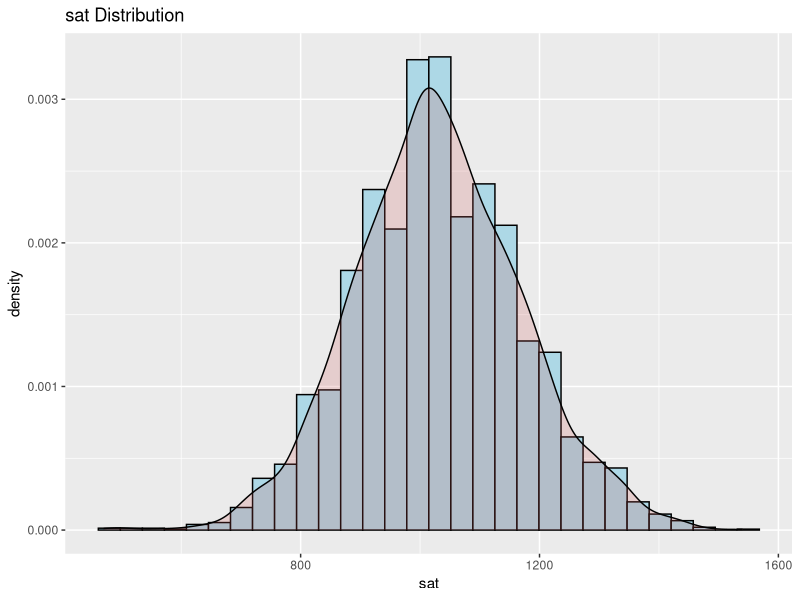
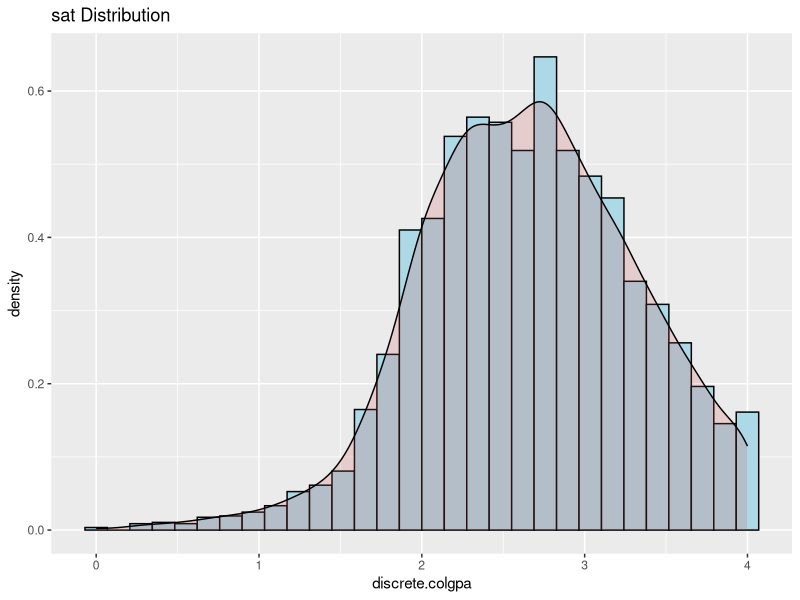
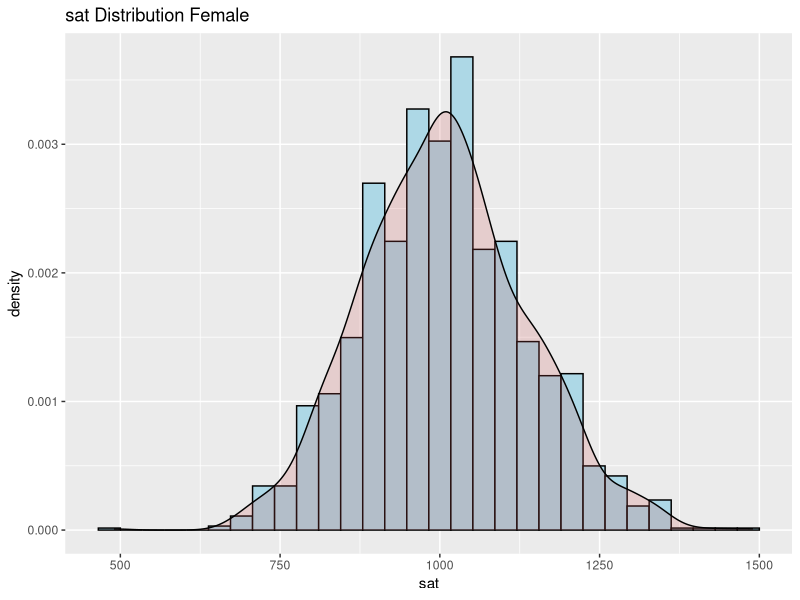
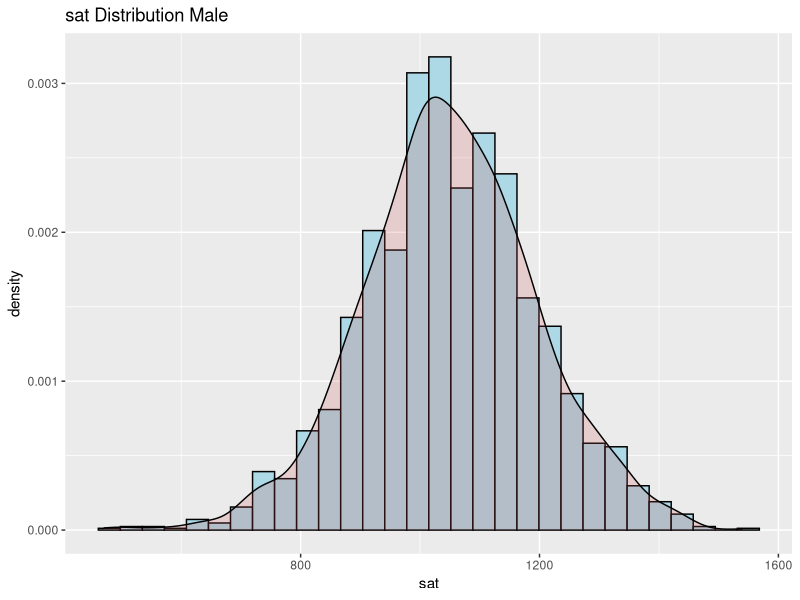
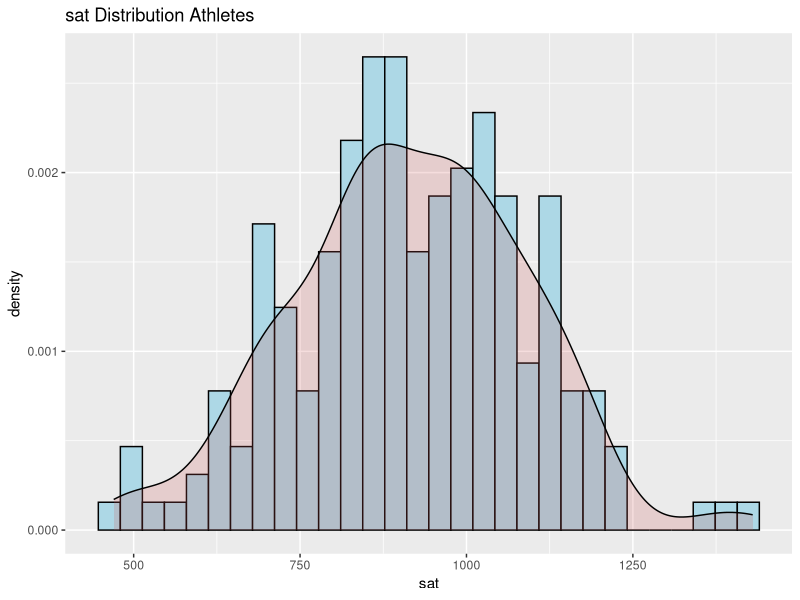
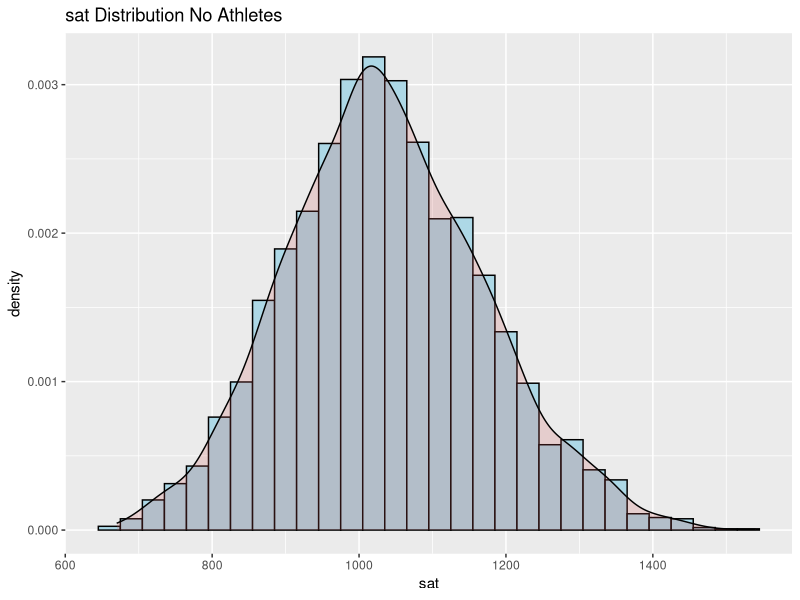
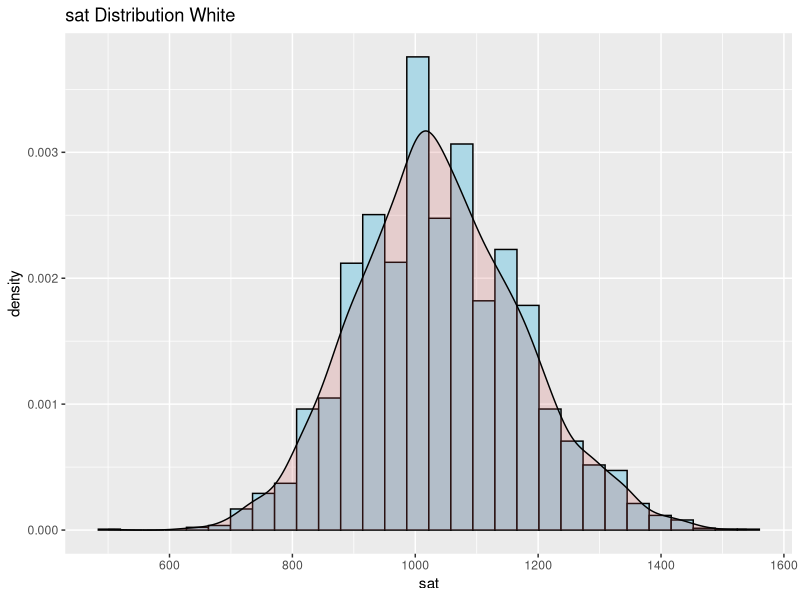
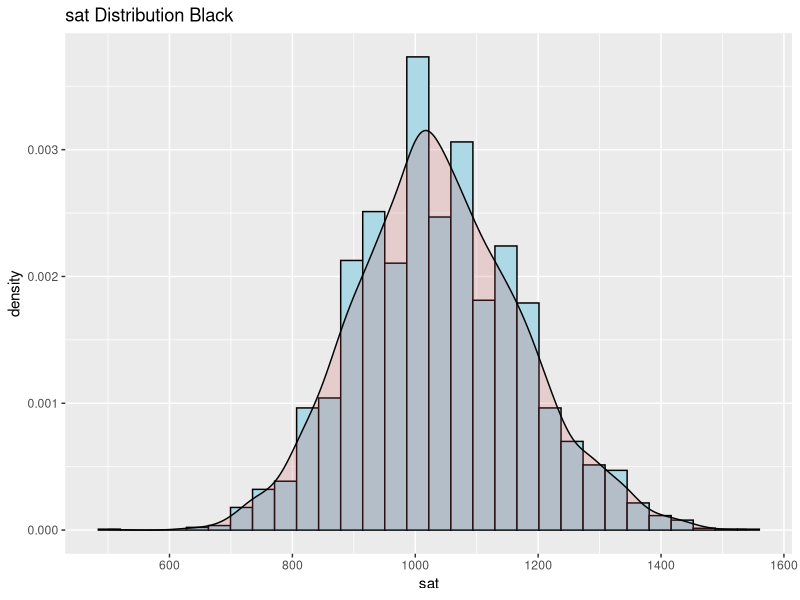

Source code (R) for these figures, in order:
## ---- chunk 1
knitr::opts_chunk$set(echo = TRUE)
## ---- chunk 2
#Imports
if (!require('knitr')) install.packages('knitr'); library('knitr')
if (!require('plyr')) install.packages('plyr'); library('plyr')
if (!require('dplyr')) install.packages('dplyr'); library('dplyr')
if (!require('ggplot2')) install.packages('ggplot2'); library('ggplot2')
if (!require('gridExtra')) install.packages('gridExtra'); library('gridExtra')
if (!require('VIM')) install.packages('VIM'); library('VIM')
if (!require('fitdistrplus')) install.packages('fitdistrplus'); library('fitdistrplus')
## ---- chunk 3
#Load file
df <- read.csv("gpa_clean.csv", sep=",")
## ---- chunk 4
##DF descriptive analysis
#Dimensions
dim(df)
#df structure
str(df)
#Head data sample
head(df)
#Summary
summary(df)
#Class per each var
sapply(df,class)
## ---- chunk 5
# sat distribution
ggplot( df, aes(x=sat)) +
  geom_histogram( aes(y=..density..), colour="black", fill="lightblue")+
  geom_density(alpha=.2, fill="indianred3") + 
  labs(title = "sat Distribution")
## ---- chunk 6
#colgpa distribution

#discrete var creation
discrete.colgpa <- df$colgpa
#plot
ggplot( df, aes(x=discrete.colgpa)) +
  geom_histogram( aes(y=..density..), colour="black", fill="lightblue")+
  geom_density(alpha=.2, fill="indianred3") + 
  labs(title = "sat Distribution")
## ---- chunk 7
##sat-female
df.female <- df %>% filter(female == TRUE)
df.male <- df %>% filter(female == FALSE)
#female
satfemale.ggplot <- ggplot( df.female, aes(x=sat)) +
  geom_histogram( aes(y=..density..), colour="black", fill="lightblue")+
  geom_density(alpha=.2, fill="indianred3") + 
  labs(title = "sat Distribution Female")
satfemale.ggplot

#male
satmale.ggplot <- ggplot( df.male, aes(x=sat)) +
  geom_histogram( aes(y=..density..), colour="black", fill="lightblue")+
  geom_density(alpha=.2, fill="indianred3") + 
  labs(title = "sat Distribution Male")
satmale.ggplot

#ggplot grid
#grid.arrange(satfemale.ggplot, satmale.ggplot, ncol=2)

## ---- chunk 8
##sat-athlete
df.athletes <- df %>% filter(athlete == TRUE)
df.noathletes <- df %>% filter(athlete == FALSE)

#athletes
satAthletes.ggplot <- ggplot( df.athletes, aes(x=sat)) +
  geom_histogram( aes(y=..density..), colour="black", fill="lightblue")+
  geom_density(alpha=.2, fill="indianred3") + 
  labs(title = "sat Distribution Athletes")
satAthletes.ggplot

#no athletes
satNoathletes.ggplot <- ggplot( df.noathletes, aes(x=sat)) +
  geom_histogram( aes(y=..density..), colour="black", fill="lightblue")+
  geom_density(alpha=.2, fill="indianred3") + 
  labs(title = "sat Distribution No Athletes")
satNoathletes.ggplot
## ---- chunk 9
##sat-race
df.white <- df %>% filter(white == TRUE)
df.black <- df %>% filter(black == FALSE)
df.noRace <- df %>% filter(black ==FALSE & white == FALSE)
count(df.noRace)

#white
satWhite.ggplot <- ggplot( df.white, aes(x=sat)) +
  geom_histogram( aes(y=..density..), colour="black", fill="lightblue")+
  geom_density(alpha=.2, fill="indianred3") + 
  labs(title = "sat Distribution White")
satWhite.ggplot

#black
satBlack.ggplot <- ggplot( df.black, aes(x=sat)) +
  geom_histogram( aes(y=..density..), colour="black", fill="lightblue")+
  geom_density(alpha=.2, fill="indianred3") + 
  labs(title = "sat Distribution Black")
satBlack.ggplot

#no race
satNorace.ggplot <- ggplot( df.noRace, aes(x=sat)) +
  geom_histogram( aes(y=..density..), colour="black", fill="lightblue")+
  geom_density(alpha=.2, fill="indianred3") + 
  labs(title = "sat Distribution No Race")
satNorace.ggplot
## ---- chunk 10
##colgpa-female
#female
colgpafemale.ggplot <- ggplot( df.female, aes(x=colgpa)) +
  geom_histogram( aes(y=..density..), colour="black", fill="lightblue")+
  geom_density(alpha=.2, fill="indianred3") + 
  labs(title = "colgpa Distribution Female")
colgpafemale.ggplot

#male
colgpamale.ggplot <- ggplot( df.male, aes(x=colgpa)) +
  geom_histogram( aes(y=..density..), colour="black", fill="lightblue")+
  geom_density(alpha=.2, fill="indianred3") + 
  labs(title = "colgpa Distribution Male")
colgpamale.ggplot

#ggplot grid
#grid.arrange(colgpafemale.ggplot, colgpamale.ggplot, ncol=2)

## ---- chunk 11
##colgpa-athlete
#athletes
colgpaAthletes.ggplot <- ggplot( df.athletes, aes(x=colgpa)) +
  geom_histogram( aes(y=..density..), colour="black", fill="lightblue")+
  geom_density(alpha=.2, fill="indianred3") + 
  labs(title = "colgpa Distribution Athletes")
colgpaAthletes.ggplot

#no athletes
colgpaNoathletes.ggplot <- ggplot( df.noathletes, aes(x=colgpa)) +
  geom_histogram( aes(y=..density..), colour="black", fill="lightblue")+
  geom_density(alpha=.2, fill="indianred3") + 
  labs(title = "colgpa Distribution No Athletes")
colgpaNoathletes.ggplot
## ---- chunk 12
##colgpa-race
#white
colgpaWhite.ggplot <- ggplot( df.white, aes(x=colgpa)) +
  geom_histogram( aes(y=..density..), colour="black", fill="lightblue")+
  geom_density(alpha=.2, fill="indianred3") + 
  labs(title = "colgpa Distribution White")
colgpaWhite.ggplot

#black
colgpaBlack.ggplot <- ggplot( df.black, aes(x=colgpa)) +
  geom_histogram( aes(y=..density..), colour="black", fill="lightblue")+
  geom_density(alpha=.2, fill="indianred3") + 
  labs(title = "colgpa Distribution Black")
colgpaBlack.ggplot

#no race
colgpaNorace.ggplot <- ggplot( df.noRace, aes(x=colgpa)) +
  geom_histogram( aes(y=..density..), colour="black", fill="lightblue")+
  geom_density(alpha=.2, fill="indianred3") + 
  labs(title = "colgpa Distribution No Race")
colgpaNorace.ggplot
## ---- chunk 13
#summary
summary(df$sat)

#metrics table
idx <- c("sat","colgpa")
mean <- as.vector(sapply(df[,idx], mean, na.rm=TRUE))
sd <- as.vector(sapply(df[,idx], sd, na.rm=TRUE))
median <- as.vector(sapply(df[,idx], median, na.rm=TRUE))
IQR <- as.vector(sapply(df[,idx],IQR, na.rm=TRUE))

#table creation
table.satcolgpa <- kable(data.frame(Variables=names(df[idx]),
                                Mean = mean,
                                StandardDeviation = sd,
                                Median = median,
                                IQR = IQR),digits=2, caption="Table")
table.satcolgpa


#sat Box plot
boxplot(df$sat, main="Sat Boxplot Distribution")

## ---- chunk 14
#summary
summary(df$colgpa)

#metrics table
idx <- c("sat","colgpa")
mean <- as.vector(sapply(df[,idx], mean, na.rm=TRUE))
sd <- as.vector(sapply(df[,idx], sd, na.rm=TRUE))
median <- as.vector(sapply(df[,idx], median, na.rm=TRUE))
IQR <- as.vector(sapply(df[,idx],IQR, na.rm=TRUE))

#table creation
table.satcolgpa <- kable(data.frame(Variables=names(df[idx]),
                                Mean = mean,
                                StandardDeviation = sd,
                                Median = median,
                                IQR = IQR),digits=2, caption="Table")
table.satcolgpa

#colgpa Box plot
boxplot(df$colgpa, main="Colgp Boxplot Distribution")
## ---- chunk 15

IC <- function(x, NC) {
  n <- length(x)
  mean <- mean(x)
  sd <- sd(x)
  z <- abs(qnorm(((1-NC)/2)))
  errorst <- sd/sqrt(n)
  lim_inf <- mean - (z*errorst)
  lim_sup <- mean + (z*errorst)
  output <- data.frame(NC, n, mean, sd, z, errorst, lim_inf, lim_sup)
  return(output)
}

## ---- chunk 16
#Intervals de confinaça
ic95.sat <- IC(df$sat, 0.95)
ic95.sat
ic90.sat <- IC(df$sat, 0.90)
ic90.sat

#t.test
t.test(df$sat, conf.level = 0.95)
t.test(df$sat, conf.level = 0.90)
## ---- chunk 17
#Intervals de confinaça
ic95.colgpa <- IC(df$colgpa, 0.95)
ic95.colgpa
ic90.colgpa <- IC(df$colgpa, 0.90)
ic90.colgpa

#t.test
t.test(df$colgpa, conf.level = 0.95)
t.test(df$colgpa, conf.level = 0.90)
## ---- chunk 18
#colgpa ath-noAth density ggplot
colgpaAthNotath.ggplot <- ggplot() +
  geom_density(aes(x = df.athletes$colgpa, color = 'Athletes'), alpha=.5, fill="indianred3") +
  geom_density(aes(x = df.noathletes$colgpa, color = 'No Athletes'), alpha=.5, fill="lightblue") +
  xlab("colgpa") + ylab("Density") + ggtitle('colgpa Distribution Athletes-No athletes') +
  theme(legend.position = 'right') +
  scale_color_manual(values = c('Athletes' = 'red', 'No Athletes' = 'blue'))
colgpaAthNotath.ggplot
## ---- chunk 19

tTest <- function( x1, x2, halternativa="twosided", C=95 ){
  
  mean1 <- mean(x1)
  mean2 <- mean(x2)
  n1 <- length(x1)
  n2 <- length(x2)
  sd1 <- sd(x1)
  sd2 <- sd(x2)
  alfa <- (1-C/100)
  
  #src: https://www.investopedia.com/terms/t/t-test.asp#:~:text=two%20sample%20sets.-,T%2DScore,validity%20of%20the%20null%20hypothesis.
  degreefreedom <- ( (sd1**2/n1 + sd2**2/n2)**2 ) / ( (sd1**2/n1)**2/(n1-1) + (sd2**2/n2)**2/(n2-1))
  t <- (mean1-mean2) / (sqrt( sd1**2/n1 + sd2**2/n2 ))
  
  if (halternativa=="twosided"){
    tcritical <- qt( alfa/2, degreefreedom, lower.tail=FALSE ) 
    pvalue <- pt( abs(t), degreefreedom, lower.tail=FALSE )*2 
  }
  else if (halternativa=="<"){
    tcritical <- qt( alfa, degreefreedom, lower.tail=TRUE )
    pvalue <- pt( t, degreefreedom, lower.tail=TRUE )
  }
  else{ #">"
    tcritical <- qt( alfa, degreefreedom, lower.tail=FALSE )
    pvalue <- pt( t, degreefreedom, lower.tail=FALSE )
  }
  #Resultat en un named vector
  output <- c(alfa, mean1, mean2, t, tcritical, pvalue)
  names(output) <- c("alfa", "mean1", "mean2", "t", "tcritical", "pvalue")
  return (output)
}


## ---- chunk 20
#New colgpa ath-no ath df
df.athletes.colgpa <- df.athletes$colgpa
df.noathletes.colgpa <- df.noathletes$colgpa

## Atheltes
df.athletes.nrow <- nrow(df.athletes)
print(paste("Athletes is a ", (df.athletes.nrow/(nrow(df))) *100, "% of the set"))
pie(table(df$athlete), main="Athletes-No athletes Pie Plot",labels = c("No Athletes","Athletes"))

#athletes norm
fit.norm.athletes.colgpa <- fitdist(df.athletes.colgpa, "norm")
denscomp(fit.norm.athletes.colgpa, main= "Histogram and theoretical densities - Athletes")

#No atheltes
#No athletes norm
fit.norm.noathletes.colgpa <- fitdist(df.noathletes.colgpa, "norm")
denscomp(fit.norm.noathletes.colgpa, main= "Histogram and theoretical densities - No athletes")


## ---- chunk 21
ttest.athNoAth.colgpa.95<-tTest( df.athletes.colgpa, df.noathletes.colgpa, "<", 95); ttest.athNoAth.colgpa.95
t.test( df.athletes.colgpa, df.noathletes.colgpa, alternative="less", conf.level=0.95)
## ---- chunk 22
#colgpa female-male density ggplot
colgpaFemaleMale.ggplot <- ggplot() +
  geom_density(aes(x = df.female$colgpa, color = 'Female'), alpha=.5, fill="indianred3") +
  geom_density(aes(x = df.male$colgpa, color = 'Male'), alpha=.5, fill="lightblue") +
  xlab("colgpa") + ylab("Density") + ggtitle('colgpa Distribution Female-Male') +
  theme(legend.position = 'right') +
  scale_color_manual(values = c('Female' = 'red', 'Male' = 'blue'))
colgpaFemaleMale.ggplot


#Densities comparation - real and theoretical
df.female.colgpa <- df.female$colgpa
df.female.nrow <- nrow(df.female); df.female.nrow

df.male.colgpa <-df.male$colgpa
df.male.nrow <- nrow(df.male); df.male.nrow

#Female
fit.norm.female.colgpa <- fitdist(df.female.colgpa, "norm")
denscomp(fit.norm.female.colgpa, main= "Histogram and theoretical densities - Female")

#Male
fit.norm.male.colgpa <- fitdist(df.male.colgpa, "norm")
denscomp(fit.norm.male.colgpa, main= "Histogram and theoretical densities - Male")
## ---- chunk 23
ttest.femaleMale.colgpa.95<-tTest( df.female.colgpa, df.male.colgpa, ">", 95); ttest.femaleMale.colgpa.95
t.test( df.female.colgpa, df.male.colgpa, alternative="greater", conf.level=0.95)
## ---- chunk 24
#colgpa black-white-noRace density ggplot
colgpaBlackWhiteNorace.ggplot <- ggplot() +
  geom_density(aes(x = df.black$colgpa, color = 'Black'), alpha=.5, fill="indianred3") +
  geom_density(aes(x = df.white$colgpa, color = 'White'), alpha=.5, fill="lightblue") +
  geom_density(aes(x = df.noRace$colgpa, color = 'No race'), alpha=.5, fill="white") +
  xlab("colgpa") + ylab("Density") + ggtitle('colgpa Distribution Black-White-No race') +
  theme(legend.position = 'right') +
  scale_color_manual(values = c('Black' = 'red', 'White' = 'blue', 'No race' = 'green'))
colgpaBlackWhiteNorace.ggplot


#Densities comparation - real and theoretical
df.black.colgpa <- df.black$colgpa
df.black.nrow <- nrow(df.black); df.black.nrow

df.white.colgpa <-df.white$colgpa
df.white.nrow <- nrow(df.white); df.white.nrow

df.noRace.colgpa <-df.noRace$colgpa
df.noRace.nrow <- nrow(df.noRace); df.noRace.nrow

#Black
fit.norm.black.colgpa <- fitdist(df.black.colgpa, "norm")
denscomp(fit.norm.black.colgpa, main= "Histogram and theoretical densities - Black")

#White
fit.norm.white.colgpa <- fitdist(df.white.colgpa, "norm")
denscomp(fit.norm.white.colgpa, main= "Histogram and theoretical densities - White")

#No race
fit.norm.noRace.colgpa <- fitdist(df.noRace.colgpa, "norm")
denscomp(fit.norm.noRace.colgpa, main= "Histogram and theoretical densities - No Race")

## ---- chunk 25
ttest.blackWhite.colgpa.95<-tTest( df.black.colgpa, df.white.colgpa, ">", 95); ttest.blackWhite.colgpa.95
t.test( df.black.colgpa, df.white.colgpa, alternative="greater", conf.level=0.95)
## ---- chunk 26
#dfAth and dfNoath nrows
df.athletes.nrow <- nrow(df.athletes); df.athletes.nrow
df.noathletes.nrow <- nrow(df.noathletes); df.noathletes.nrow

#Ath-NoAth pie plot
df.athNoAth <- data.frame( alumnes=c("Athletes","No athletes"), n=c(nrow(df.athletes), nrow(df.noathletes)))
ggplot.pie.athNoAth <-ggplot(df.athNoAth) +
  aes( x="", y=n, fill= alumnes) +
  geom_bar(stat="identity", width=1) +
  coord_polar("y", start=0)+
  labs(title = "Athletes-No athletes Proportion Pie Plot from sample")
ggplot.pie.athNoAth
## ---- chunk 27
#proportion function
proportionTest <- function( p, p0, n, alternative="twosided", C=95 ){
  
  z <- (p-p0)/sqrt( (p0*(1-p0)/n))
  alfa <- (1-C/100)
  
  if (alternative=="twosided"){
    zcritical <- qnorm( alfa/2, lower.tail=FALSE )
    pvalue <- pnorm( abs(z), lower.tail=FALSE)*2
  }
  else if (alternative==">"){
    zcritical <- qnorm( alfa, lower.tail=FALSE )
    pvalue <- pnorm( z, lower.tail=FALSE)
  }
  else {
    zcritical <- qnorm( alfa, lower.tail=TRUE )
    pvalue <- pnorm(z, lower.tail=TRUE)
  }
  output <- c(alfa, p, p0, z, zcritical, pvalue)
  names(output) <- c("alfa","p","p0","z", "zcritical", "pvalue")
  return (output)
}

## ---- chunk 28
proptest.athNoath.95 <- proportionTest( p=(nrow(df.athletes)/nrow(df)), p0=0.05, n=nrow(df), alternative="<", 95); proptest.athNoath.95
prop.test(x=nrow(df.athletes), n=nrow(df), p=0.05, alternative="less", correct=FALSE)
